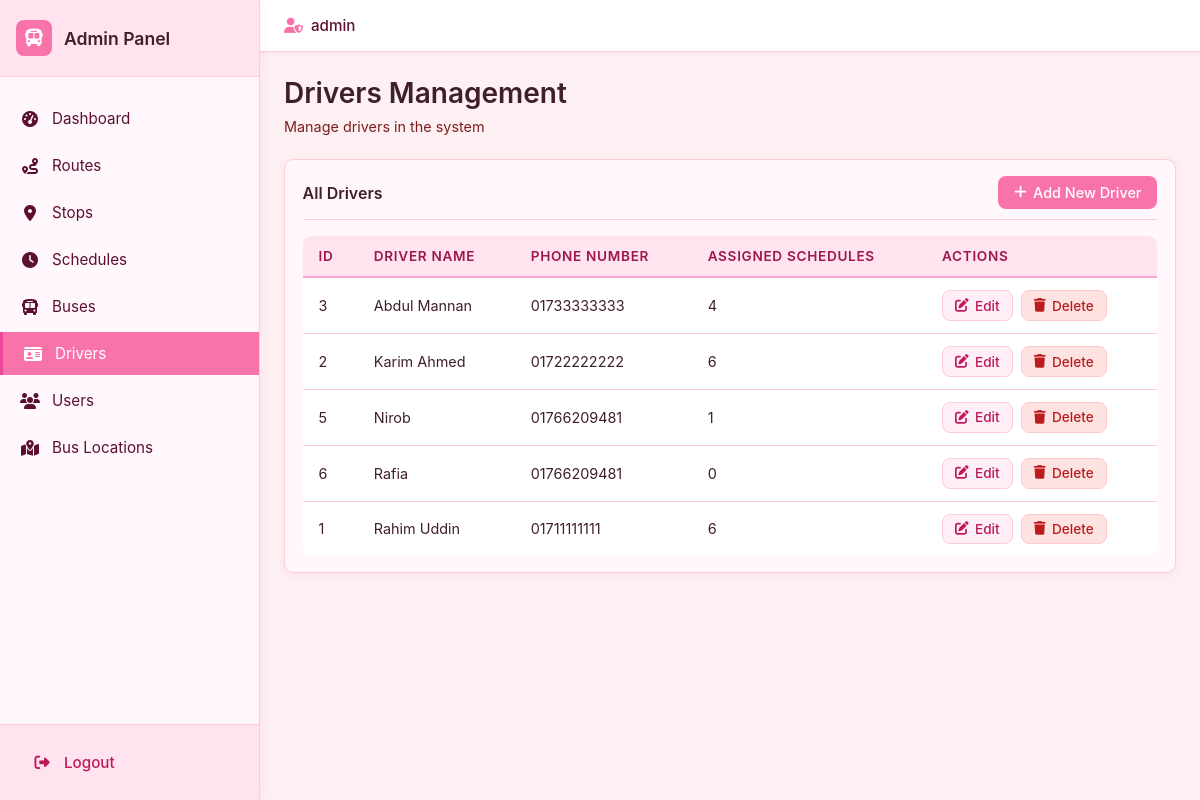
/admin/drivers/index.php (signed in), run on the app's committed database.
### tables this page shows
CREATE TABLE `driver` (
  `driver_id` int(11) NOT NULL,
  `driver_name` varchar(100) NOT NULL,
  `phone_number` varchar(20) NOT NULL,
  `password` varchar(255) NOT NULL
);

### admin/drivers/index.php (the view, shortened to what this page needs)
<?php
include __DIR__ . "/../../includes/db.php";
include __DIR__ . "/../../includes/admin_header.php";
$drivers = [];
$sql = "
    SELECT
        d.driver_id,
        d.driver_name,
        d.phone_number,
        COUNT(DISTINCT s.schedule_id) as schedule_count
    FROM driver d
    LEFT JOIN schedule s ON s.driver_id = d.driver_id
    GROUP BY d.driver_id, d.driver_name, d.phone_number
    ORDER BY d.driver_name ASC
";
if ($result = mysqli_query($conn, $sql)) {
    while ($row = mysqli_fetch_assoc($result)) {
        $drivers[] = $row;
    }
}
?>
<div class="admin-page-header">
    <h1 class="admin-page-title">Drivers Management</h1>
    <p class="admin-page-subtitle">Manage drivers in the system</p>
</div>
<div class="admin-card">
    <div class="admin-card-header">
        <h2 class="admin-card-title">All Drivers</h2>
        <a href="/bus/admin/drivers/add.php" class="admin-btn admin-btn-primary">
            <i class="fa-solid fa-plus"></i> Add New Driver
        </a>
    </div>
    <?php if (!empty($drivers)): ?>
        <div class="admin-table-wrapper">
            <table class="admin-table">
                <thead>
                    <tr>
                        <th>ID</th>
                        <th>Driver Name</th>
                        <th>Phone Number</th>
                        <th>Assigned Schedules</th>
                        <th>Actions</th>
                    </tr>
                </thead>
                <tbody>
                    <?php foreach ($drivers as $driver): ?>
                        <tr>
                            <td><?php echo htmlspecialchars($driver['driver_id']); ?></td>
                            <td><?php echo htmlspecialchars($driver['driver_name']); ?></td>
                            <td><?php echo htmlspecialchars($driver['phone_number']); ?></td>
                            <td><?php echo htmlspecialchars($driver['schedule_count']); ?></td>
                            <td>
                                <div class="admin-actions">
                                    <a href="/bus/admin/drivers/edit.php?id=<?php echo $driver['driver_id']; ?>" class="admin-btn admin-btn-secondary admin-btn-sm">
                                        <i class="fa-solid fa-edit"></i> Edit
                                    </a>
                                    <a href="/bus/admin/drivers/delete.php?id=<?php echo $driver['driver_id']; ?>" class="admin-btn admin-btn-danger admin-btn-sm" onclick="return confirm('Are you sure you want to delete this driver?');">
                                        <i class="fa-solid fa-trash"></i> Delete
                                    </a>
                                </div>
                            </td>
                        </tr>
                    <?php endforeach; ?>
                </tbody>
            </table>
        </div>
    <?php endif; ?>
</div>
<?php include __DIR__ . "/../../includes/admin_footer.php"; ?>

### assets/css/style.css (style rules this page uses)
*, *::before, *::after { box-sizing: border-box; margin: 0; padding: 0; }
body { font-family: -apple-system, BlinkMacSystemFont, "Segoe UI", Arial, sans-serif; background: #ffeef5; color: #3f1f2a; min-height: 100vh; }

### assets/css/admin.css (style rules this page uses)
.admin-body { margin: 0; padding: 0; font-family: -apple-system, BlinkMacSystemFont, 'Segoe UI', Roboto, 'Helvetica Neue', Arial, sans-serif; background: #fdf0f3; color: #3f1f2a; }
.admin-page-header { margin-bottom: 1.5rem; }
.admin-page-title { font-size: 1.75rem; font-weight: 600; color: #3f1f2a; margin: 0 0 0.5rem 0; }
.admin-page-subtitle { font-size: 0.9rem; color: #7f1d1d; margin: 0; }
.admin-card { background: #fff7fb; border-radius: 0.6rem; padding: 1rem 1.1rem; border: 1px solid #fecdd3; box-shadow: 0 2px 8px rgba(248, 113, 150, 0.12); margin-bottom: 1.25rem; }
.admin-card-header { display: flex; align-items: center; justify-content: space-between; margin-bottom: 0.85rem; padding-bottom: 0.65rem; border-bottom: 1px solid #fecdd3; }
.admin-card-title { font-size: 1rem; font-weight: 600; color: #3f1f2a; margin: 0; }
.admin-table-wrapper { overflow-x: auto; margin-top: 1rem; }
.admin-table { width: 100%; border-collapse: collapse; background: #ffffff; border-radius: 0.5rem; overflow: hidden; }
.admin-table thead { background: #ffe4f0; }
.admin-table th { padding: 0.75rem 1rem; text-align: left; font-weight: 600; font-size: 0.85rem; color: #9d174d; text-transform: uppercase; letter-spacing: 0.05em; border-bottom: 2px solid #f9a8d4; }
.admin-table td { padding: 0.75rem 1rem; border-bottom: 1px solid #fecdd3; color: #3f1f2a; font-size: 0.9rem; }
.admin-table tbody tr:last-child td { border-bottom: none; }
.admin-actions { display: flex; gap: 0.5rem; align-items: center; }
.admin-btn { display: inline-flex; align-items: center; gap: 0.4rem; padding: 0.5rem 1rem; border-radius: 0.5rem; border: none; font-size: 0.9rem; font-weight: 500; cursor: pointer; text-decoration: none; transition: all 0.2s ease; }
.admin-btn-primary { background: #f973ab; color: #ffffff; }
.admin-btn-secondary { background: #ffeef5; color: #be185d; border: 1px solid #fecdd3; }
.admin-btn-danger { background: #fee2e2; color: #b91c1c; border: 1px solid #fecaca; }
.admin-btn-sm { padding: 0.4rem 0.75rem; font-size: 0.85rem; }

### data on the page
driver: driver_id "3", driver_name "Abdul Mannan", phone_number "01733333333", schedule_count "4"
driver: driver_id "2", driver_name "Karim Ahmed", phone_number "01722222222", schedule_count "6"
driver: driver_id "5", driver_name "Nirob", phone_number "01766209481", schedule_count "1"
driver: driver_id "6", driver_name "Rafia", phone_number "01766209481", schedule_count "0"
driver: driver_id "1", driver_name "Rahim Uddin", phone_number "01711111111", schedule_count "6"

### other printed values
$_SESSION['admin_username'] "admin"
